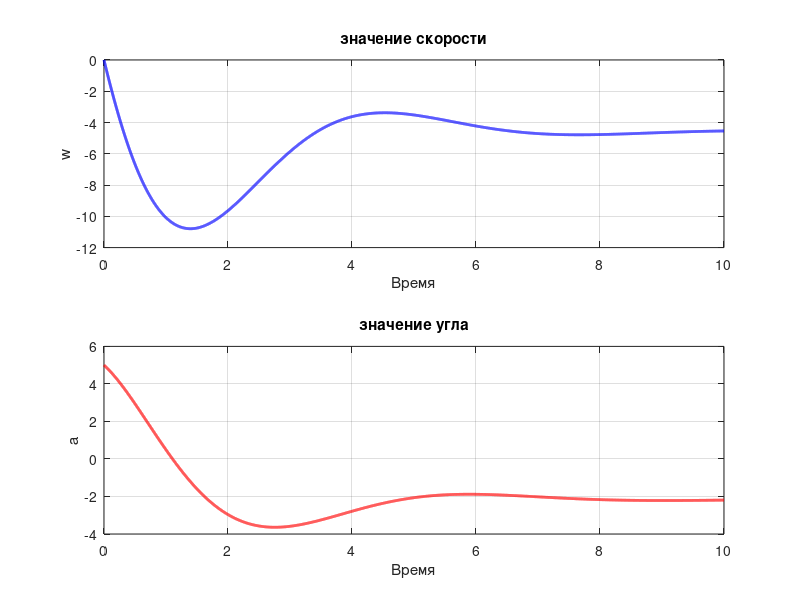

Source code (MATLAB): (Note: this script raises an error after producing the figure.)
clc; 
clear all; 
close all;

E=[1 0 0;0 1 0;0 0 1];

%коэффициенты
A = [-0.32 -2.1; 0.5 -0.74];
B = [-1.5; 0.17];
c = 0.7;
d = 0.15;
T = 0.1;


X0_1 = [0; 5; 4];  

%вычисления для 1 части (устойчивость и управляемость)
flag1 = 1;

root = roots(poly(A));

disp("корни:");
disp(root);

for i = 1:length(root)
    if real(root(i)) > 0  
        flag1 = 0;
        disp("система не устойчива : есть положительный корень")
        break;
    end
end

if flag1 == 1
    disp("система устойчива : все корни отрицательны")
end    

P = [B A*B];
disp("ранг матрицы управляемости : ");
disp(rank(P));
disp("размерность матрицы P : ");
disp(size(P));

disp("N (количество переменных) : ");
disp(size(A, 1));

if rank(P) == size(A, 1)
    disp("система управляема");
else 
    disp("система не управляема");
end  

%графики 1 части

u = 4;

time = 0:0.001:10; % от 0 до 10 с шагом 0.1
t_span = [0 14]; 

[~, Y] = ode45(@(t, y) A*y + B*u, time, [0; 5]);

w_vals = Y(:, 1);
a_vals = Y(:, 2);

% Создаем новый рисунок
figure(1);

% Построение графика для w
subplot(2,1,1);
plot(time, w_vals, 'b-', 'LineWidth', 2);  
xlabel('Время');                             
ylabel('w');
title('значение скорости');
grid on;                                     

% Построение графика для a
subplot(2,1,2);
plot(time, a_vals, 'r-', 'LineWidth', 2);   
xlabel('Время');                            
ylabel('a');
title('значение угла');
grid on;                                     

%часть 2
A = [-0.32 -2.1 B(1); 0.5 -0.74 B(2);0 0 -1/T];
B = [0; 0;1/T];

T_m=([1 0 0;0 c d;0 0 1])^-1;

A_1=(T_m^-1)*A*T_m;
B_1=(T_m^-1)*B;

psi = 0.7;
omega = 3;

a1_1 = 2*psi*omega + 1/T;
a2_1 = omega^2+2*psi*omega*1/T;
a3_1 = 1/T * omega^2;

P = [B_1 A_1*B_1 A_1^2*B_1];

q=A_1*A_1*A_1+a1_1*A_1*A_1+a2_1*A_1+a3_1*E;

K_oc=-[0 0 1]*P^-1*q;

A_cl = A_1 + B_1 * K_oc;

% Исследование устойчивости замкнутой системы
eigenvals_cl = eig(A_cl);

% Проверка устойчивости
if all(real(eigenvals_cl) < 0)
    disp('Замкнутая система устойчива');
else
    disp('Замкнутая система НЕ устойчива');
end

% Проверка управляемости замкнутой системы
P_cl = [B_1 A_cl*B_1 A_cl^2*B_1];
if rank(P_cl) == size(A_cl, 1)
    disp('Замкнутая система управляема');
else
    disp('Замкнутая система НЕ управляема');
end


t_span = 0:0.01:10;
g = 4;  % задающее воздействие от ручки


[t, X] = ode45(@(t, x) closed_loop_system(t, x, A_1, B_1, K_oc, g), t_span, X0_1);

figure(2)
plot(t,X)

figure(3)

subplot(3,1,1);
plot(t,X(:,1))
xlabel('Время');                            
ylabel('w');
title('угловая скорость');
grid on;    

subplot(3,1,2);
plot(t,X(:,2))
xlabel('Время');                            
ylabel('NY');
title('NY');
grid on;    

subplot(3,1,3);
plot(t,X(:,3))
xlabel('Время');                            
ylabel('delta');
title('delta');
grid on;    
%часть 3 наблюдатель (ИСПРАВЛЕНО)
disp("_____________________________");
disp("часть 3 наблюдатель")
disp("_____________________________");

C = [1 0 0];
omega_n = 15;
psi_n = 0.5;

% ИСПРАВЛЕНО: правильная матрица наблюдаемости
H = [C' , (A_1')*C' , ((A_1')^2)*C'];

if rank(H) == 3
    disp("система наблюдаема");
    disp(['rank(H) = ', num2str(rank(H))]);
else 
    disp("система не наблюдаема")
end

An = A_1;
Bn = B_1;
Cn = C;

a1_n = 2*psi_n*omega_n + 1/T;
a2_n = omega_n^2 + 2*psi_n*omega_n*1/T;
a3_n = 1/T * omega_n^2;


q = (An')^3 + a1_n*(An'^2) + a2_n*An' + a3_n*E;

L = ([0 0 1] * inv(H) * q)';

disp('Коэффициенты наблюдателя L:');
disp(L);


disp("_____________________________");
disp("часть 4 динамика + наблюдатель")
disp("_____________________________");


g = 4;  

% Проверка устойчивости матрицы системы с наблюдателем
m1 = [A_1, B_1*K_oc; L*C, An + Bn*K_oc - L*Cn];
eig_m1 = eig(m1)



if all(real(eig_m1) < 0)
    disp('система с наблюдателем устойчива');
else
    disp('система с наблюдателем не  устойчива');
end

t_span = 0:0.01:2;


[t, X] = ode45(@(t, x) observer_system(t, x, A_1, B_1, K_oc, L, C, g), t_span, [X0_1; 0; 0; 0]);

figure(4)
hold on;
plot(t, X(:,1), 'b-', 'LineWidth', 1.5);
plot(t, X(:,2), 'r-', 'LineWidth', 1.5);
plot(t, X(:,3), 'g-', 'LineWidth', 1.5);
plot(t, X(:,4), 'b--', 'LineWidth', 1.5);
plot(t, X(:,5), 'r--', 'LineWidth', 1.5);
plot(t, X(:,6), 'g--', 'LineWidth', 1.5);
hold off;

xlabel('Время (с)');
ylabel('Состояния');
title('Состояния системы и оценки наблюдателя');
legend('\omega_z', 'n_y', '\delta', '\omega_z^{оценка}', 'n_y^{оценка}', '\delta^{оценка}');
grid on;




function dx = closed_loop_system(~, x, A_1, B_1, K_oc, g)
    % x = [w; NY; delta]
    u = K_oc * x + g;  % управление вычисляется из состояний
    dx = A_1 * x + B_1 * u;
end

function dx = observer_system(~, x, A_1, B_1, K_oc, L, C, g)
    % x = [w; NY; delta; w_hat; NY_hat; delta_hat]
    
    % Реальный объект
    X_real = x(1:3);
    % Оценки наблюдателя
    X_hat = x(4:6);
    
    % Управление по оценкам
    u = K_oc * X_hat + g;
    
    % Производные для реального объекта
    dX_real = A_1 * X_real + B_1 * u;
    
    % Измеряемый выход
    Y = C * X_real;
    
    % Производные для наблюдателя
    dX_hat = A_1 * X_hat + B_1 * u + L * (Y - C * X_hat);
    
    % Объединение
    dx = [dX_real; dX_hat];
end
